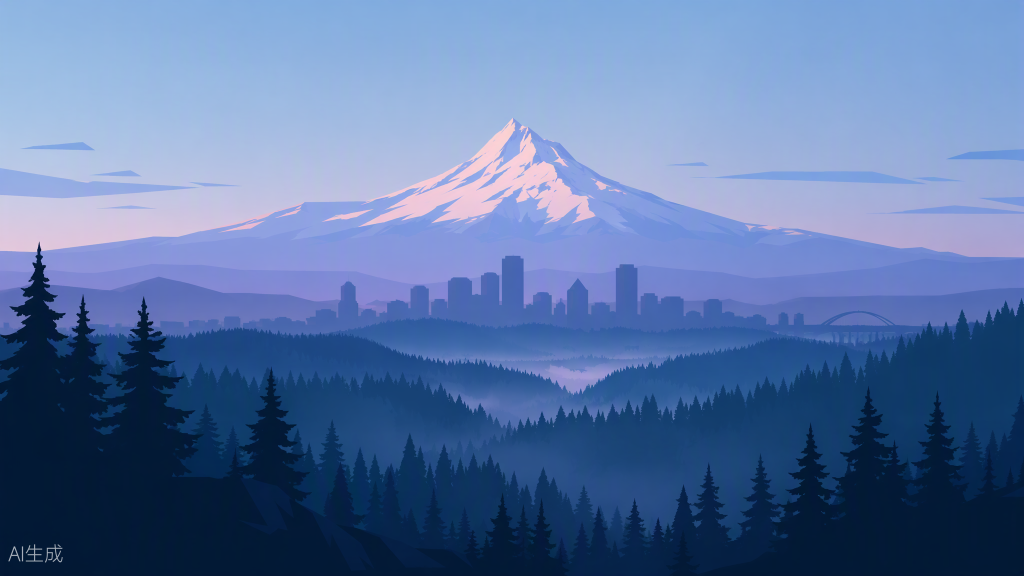
#> input picture parallax/storyboard/mt-hood-portland-dawn.png, 2048 x 1152 px, found by its file name (shown at 1/2 size)
$ python 10_city_refine.py
#> lines starting #> are read from the running program, lines starting #| are printed output that depends on the picture; after the words box and inside, x2 and y2 are one past the last pixel; in counts of white or black regions, pixels touching at a corner belong together
"""Polish pass (a3): refine the BiRefNet skyline mask into the final 04-city.

- threshold the BiRefNet prob at 0.5
- drop the haze block it grabbed at the crop's left edge: left of x=620
  only the low building strip is real city -> keep only y>=595 there
- clip bottom to y<=668 (city fades into the front hill; front layer wins
  overlaps anyway)
- keep the largest connected component (towers + bridge are one structure)
- light close to fill pinholes

Writes masks/04-city.png (+ cutout/overlay). Does NOT touch other masks.

Run from parallax/experiments/parallax-maker:
  .venv/bin/python ../eval/10_city_refine.py
"""
from pathlib import Path

import cv2
import numpy as np
from PIL import Image

ROOT = Path("/Users/philip/src/philsapp-parallax-hero/parallax")
IMG_PATH = ROOT / "storyboard/mt-hood-portland-dawn.png"
MASKS = ROOT / "experiments/eval/masks"
PROB = MASKS / "recut-city/birefnet-prob.png"


def main():
    img = Image.open(IMG_PATH).convert("RGB")
#> img is the input picture: PIL image 2048x1152 RGB; mean R, G, B 89.1, 116, 163.4
    arr = np.asarray(img)
    H, W = arr.shape[:2]
#> H = 1152; W = 2048
    prob = np.asarray(Image.open(PROB).convert("L")).astype(np.float32) / 255.0
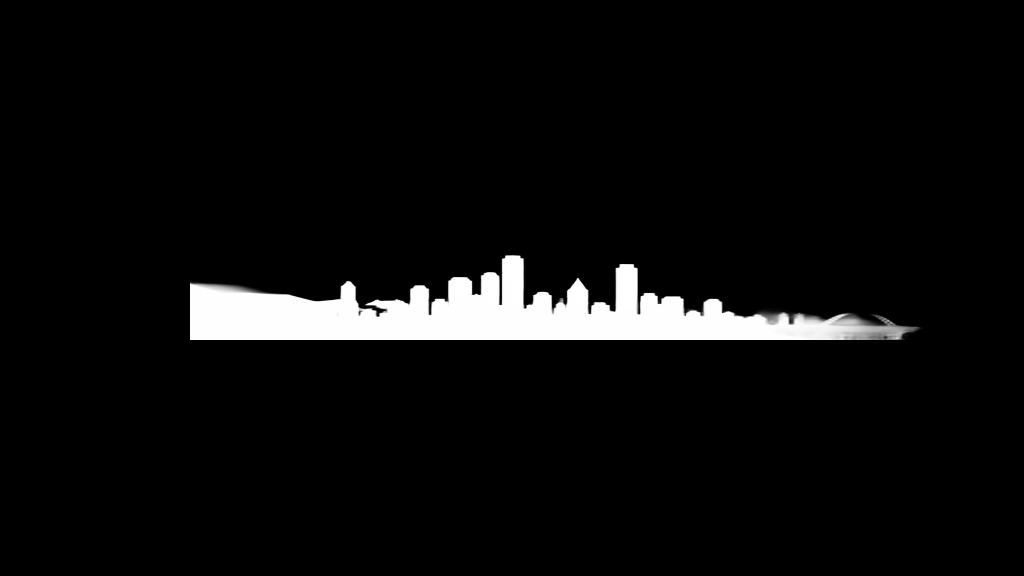
#> input picture parallax/experiments/eval/masks/recut-city/birefnet-prob.png, 2048 x 1152 px, found by its file name (shown at 1/2 size)

    m = prob > 0.5
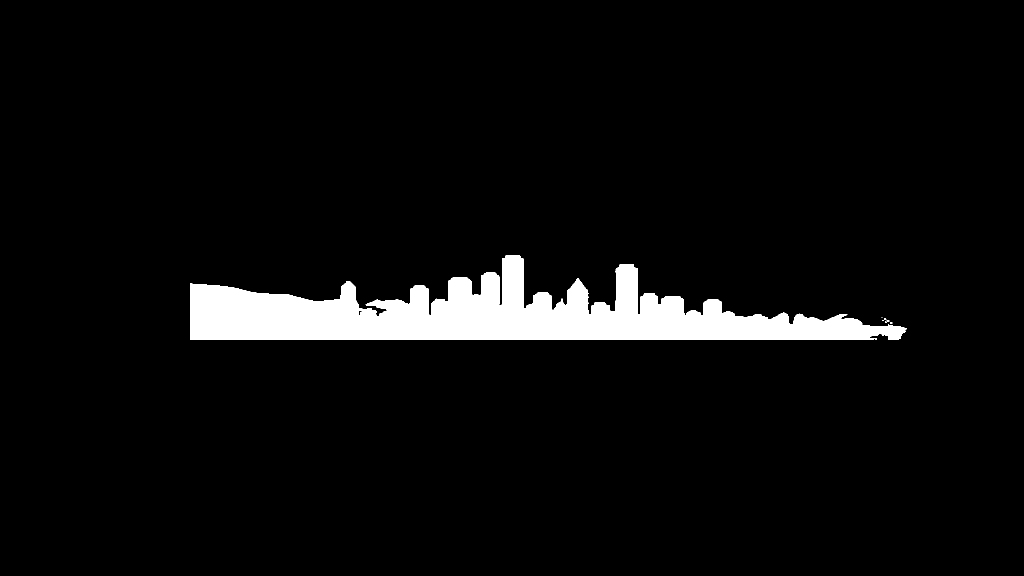
#> m: shape (1152, 2048) bool (shown at 1/2 size); 4.9% white; 7 white regions (6 under 20 px), largest, box (x1, y1, x2, y2) and area: (380, 511, 1814, 680) 116594

    # left-edge haze block: only the low strip (y>=595) is city there
    left = np.zeros_like(m)
    left[:, :620] = True
    yy = np.arange(H)[:, None]
#> yy = 1152 values from 0 to 1151
    m &= ~(left & (yy < 595))

    # bottom clip
    m &= yy <= 668
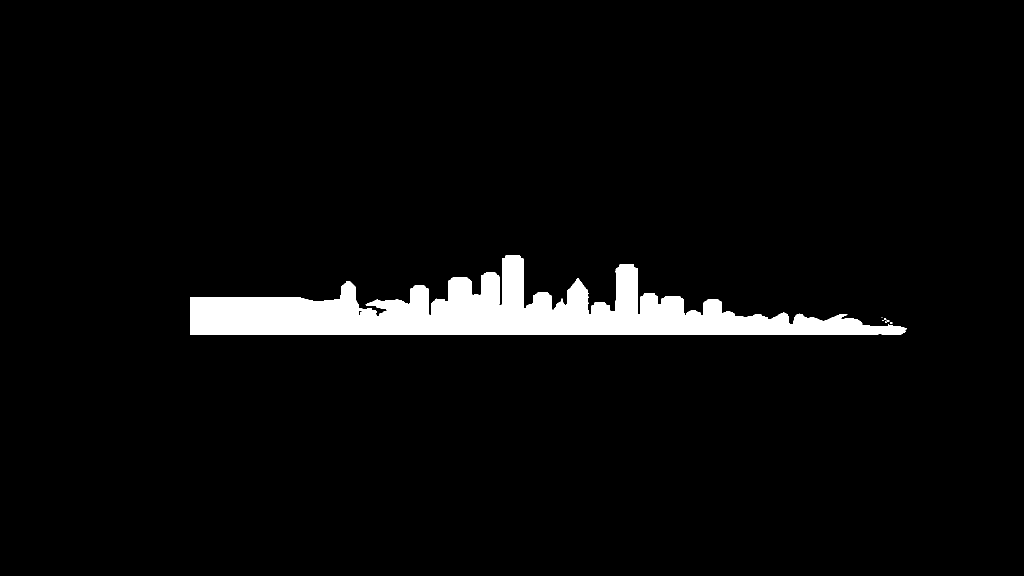
#> m: shape (1152, 2048) bool (shown at 1/2 size); 4.2% white; 7 white regions (6 under 20 px), largest, box (x1, y1, x2, y2) and area: (380, 511, 1814, 669) 97918

    # largest connected component (keep bridge too: take components >= 200px)
    n, labels, stats, _ = cv2.connectedComponentsWithStats(m.astype(np.uint8), 8)
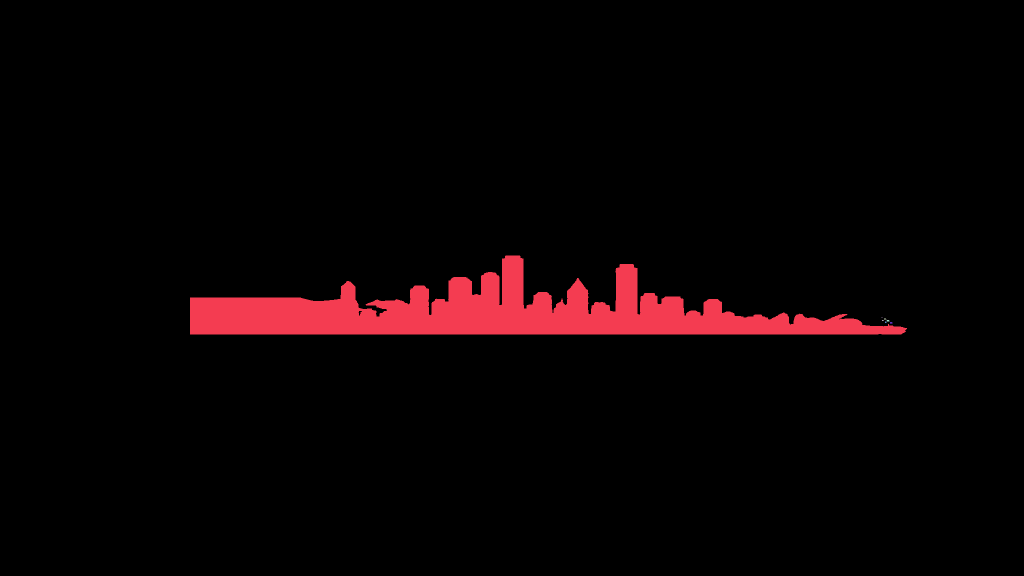
#> labels: shape (1152, 2048) int32 (shown at 1/2 size); 8 distinct labels, from 0 to 7; one colour per label, 0 black
#> n = 8; stats = [[0, 0, 2048, 1152, 2261326], [380, 511, 1434, 158, 97918], [1763, 635, 2, 1, 2], [1768, 637, 5, 2, 9], [1764, 640, 3, 2, 5], [1773, 640, 6, 3, 16], [1770, 643, 3, 3, 8], [1780, 644, 5, 3, 12]]
    keep = np.zeros_like(m)
    for i in range(1, n):
        if stats[i, cv2.CC_STAT_AREA] >= 200:
            keep |= labels == i
    m = keep

    # close small pinholes, keep crisp tops
    k = cv2.getStructuringElement(cv2.MORPH_ELLIPSE, (5, 5))
    m = cv2.morphologyEx(m.astype(np.uint8), cv2.MORPH_CLOSE, k) > 0
#> m: shape (1152, 2048) bool; 4.2% white; 1 white region, box (x1, y1, x2, y2) and area: (380, 511, 1814, 669) 98127

    print(f"final coverage: {m.mean():.2%}")
#| final coverage: 4.16%
    Image.fromarray((m * 255).astype(np.uint8)).save(MASKS / "04-city.png")
    rgba = np.dstack([arr, (m * 255).astype(np.uint8)])
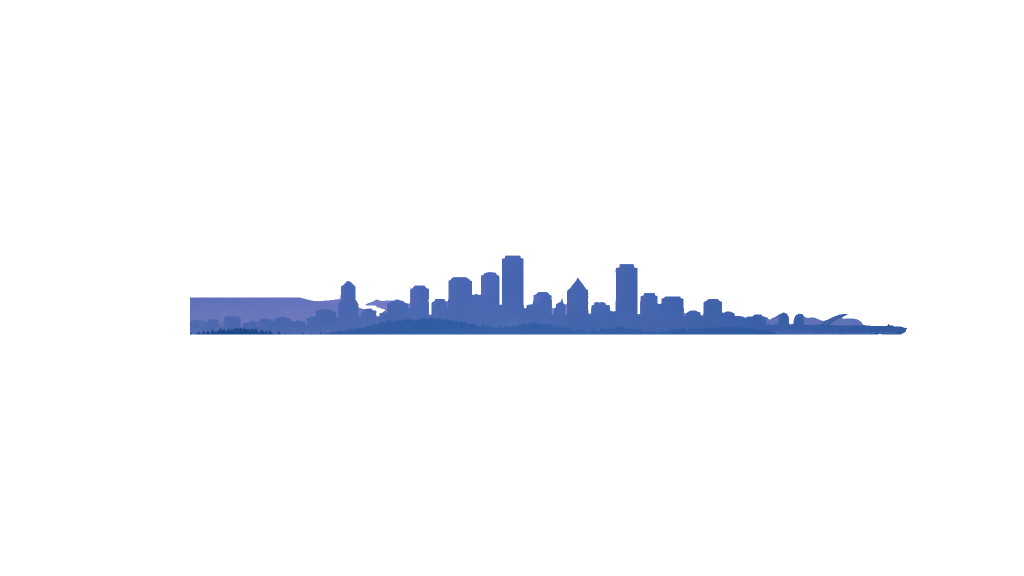
#> rgba: shape (1152, 2048, 4) (shown at 1/2 size); mean R, G, B, A 89.1, 116, 163.4, 10.6; transparent parts drawn white
    Image.fromarray(rgba, "RGBA").save(MASKS / "cutout-04-city.png")
    overlay = arr.copy()
    overlay[m] = (0.5 * overlay[m] + 0.5 * np.array([255, 0, 0])).astype(np.uint8)
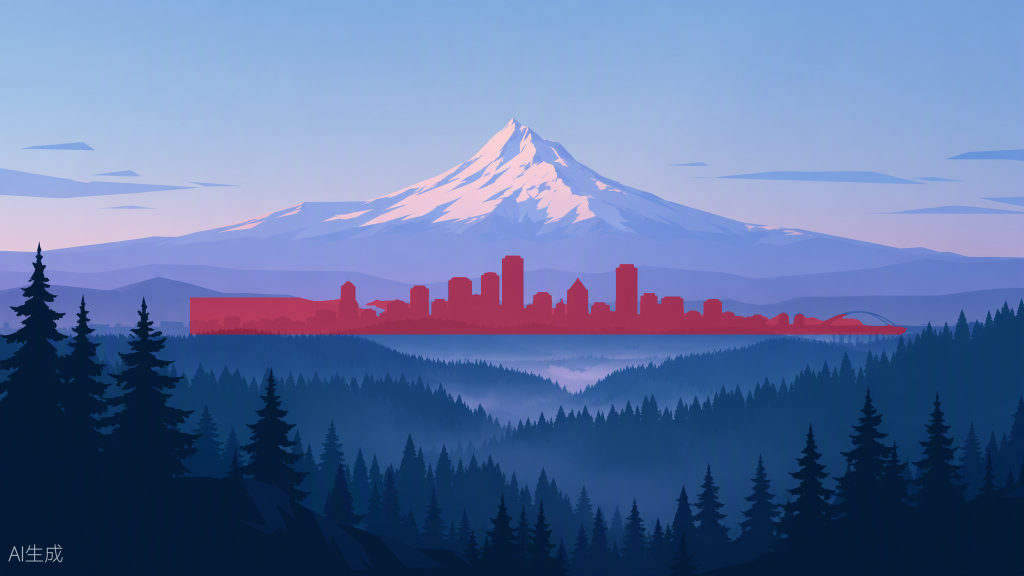
#> overlay: shape (1152, 2048, 3) (shown at 1/2 size); 4.16% of pixels changed, all inside (x1, y1, x2, y2) = (380, 511, 1814, 669)
    Image.fromarray(overlay).save(MASKS / "overlay-04-city.png")


if __name__ == "__main__":
    main()
